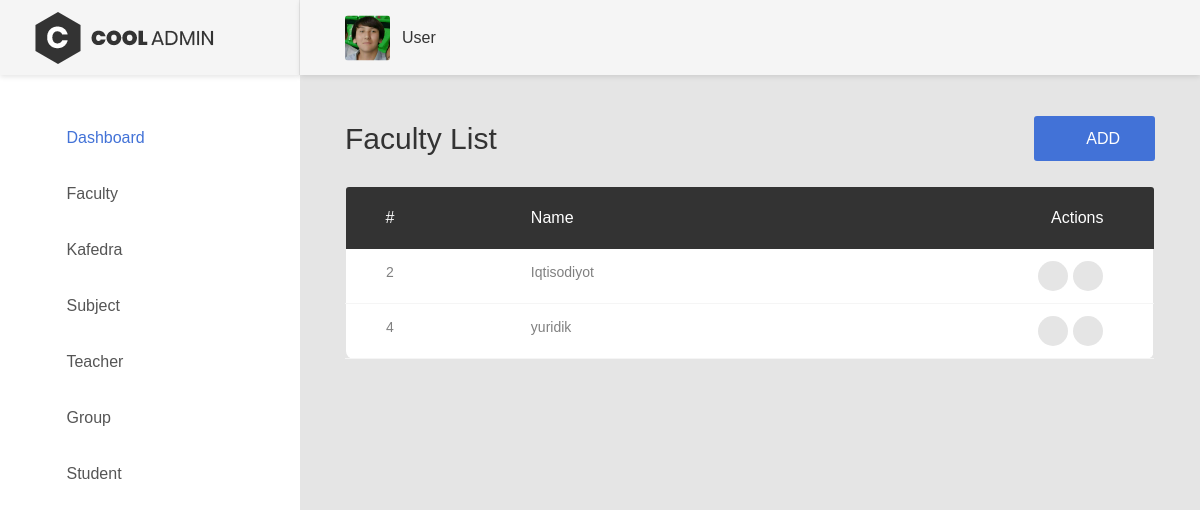
The page /faculty/list/ (signed in) on the database its author committed.
### adminapp/models.py (models this page shows, shortened)
class Faculty(models.Model):
    name = models.CharField(max_length=100, null=False, blank=False)

### adminapp/views.py (the view)
# urls.py: path('faculty/list/',faculty_list, name='faculty_list'),
@login_required_decorator
def faculty_list(request):
    faculties=services.get_faculties()
    print(faculties)
    ctx={
        "faculties":faculties
    }
    return render(request,'faculty/list.html',ctx)

### adminapp/services.py (called while the page is built)
def dictfetchall(cursor):
    columns = [col[0] for col in cursor.description]
    return [
        dict(zip(columns, row)) for row in cursor.fetchall()
    ]

def get_faculties():
    with closing(connection.cursor()) as cursor:
        cursor.execute("""SELECT * from adminapp_faculty""")
        faculties = dictfetchall(cursor)
        return faculties

### templates/faculty/list.html
{% extends 'base.html' %}
{% load static %}
{% block content %}
 <div class="page-container">
    {%include 'userbar.html'%}
    <div class="main-content">
        <div class="section__content section__content--p30">
            <div class="container-fluid">
                <div class="row">
                    <div class="col-md-12">
                        <div class="overview-wrap">
                            <h2 class="title-1">Faculty List</h2>
                            <a class="au-btn au-btn-icon au-btn--blue" href="{% url 'faculty_create' %}">
                                <i class="zmdi zmdi-plus"></i>add</a>
                        </div>
                    </div>
                </div>
                <br>
                <div class="row">
                    <div class="col-md-12">
                        <div class="table-responsive m-b-40">
                            <table class="table table-borderless table-data3">
                                <thead>
                                    <tr>
                                        <th>#</th>
                                        <th>Name</th>
                                        <th>Actions</th>
                                    </tr>
                                </thead>
                                <tbody>
                                    {% for faculty in faculties %}
                                    <tr>
                                        <td>{{ faculty.id }}</td>
                                        <td>{{ faculty.name }}</td>
                                        <td>
                                            <div class="table-data-feature">
                                                <a class="item" data-toggle="tooltip" href="{% url 'faculty_edit' pk=faculty.id %}" data-placement="top" title="" data-original-title="Edit">
                                                    <i class="zmdi zmdi-edit text-warning"></i>
                                                </a>
                                                <a class="item" data-toggle="tooltip" href="{% url 'faculty_delete' pk=faculty.id %}" data-placement="top" title="" data-original-title="Delete">
                                                    <i class="zmdi zmdi-delete text-danger"></i>
                                                </a>
                                            </div>
                                        </td>
                                    </tr>
                                    {% endfor %}
                                </tbody>
                            </table>
                        </div>
                    </div>
                </div>
            </div>
        </div>
    </div>
</div>
{% endblock %}

### templates/userbar.html (shortened to what this page needs)
    {% load static%}
    <header class="header-desktop">
        <div class="section__content section__content--p30">
            <div class="container-fluid">
                <div class="header-wrap">
                    <div class="header-button">
                        <div class="account-wrap">
                            <div class="account-item clearfix js-item-menu">
                                <div class="image">
                                    <img src="{% static 'images/icon/1-photo.jpg' %}" alt="Sardor Toirov" />
                                </div>
                                <div class="content">
                                    <a class="js-acc-btn" href="#">{{user.username}}</a>
                                </div>
                            </div>
                        </div>
                    </div>
                </div>
            </div>
        </div>
    </header>

### rows shown on the page
Faculty: id "2", name "Iqtisodiyot"
Faculty: id "4", name "yuridik"

### other values the page prints
{{ user.username }} "User"
